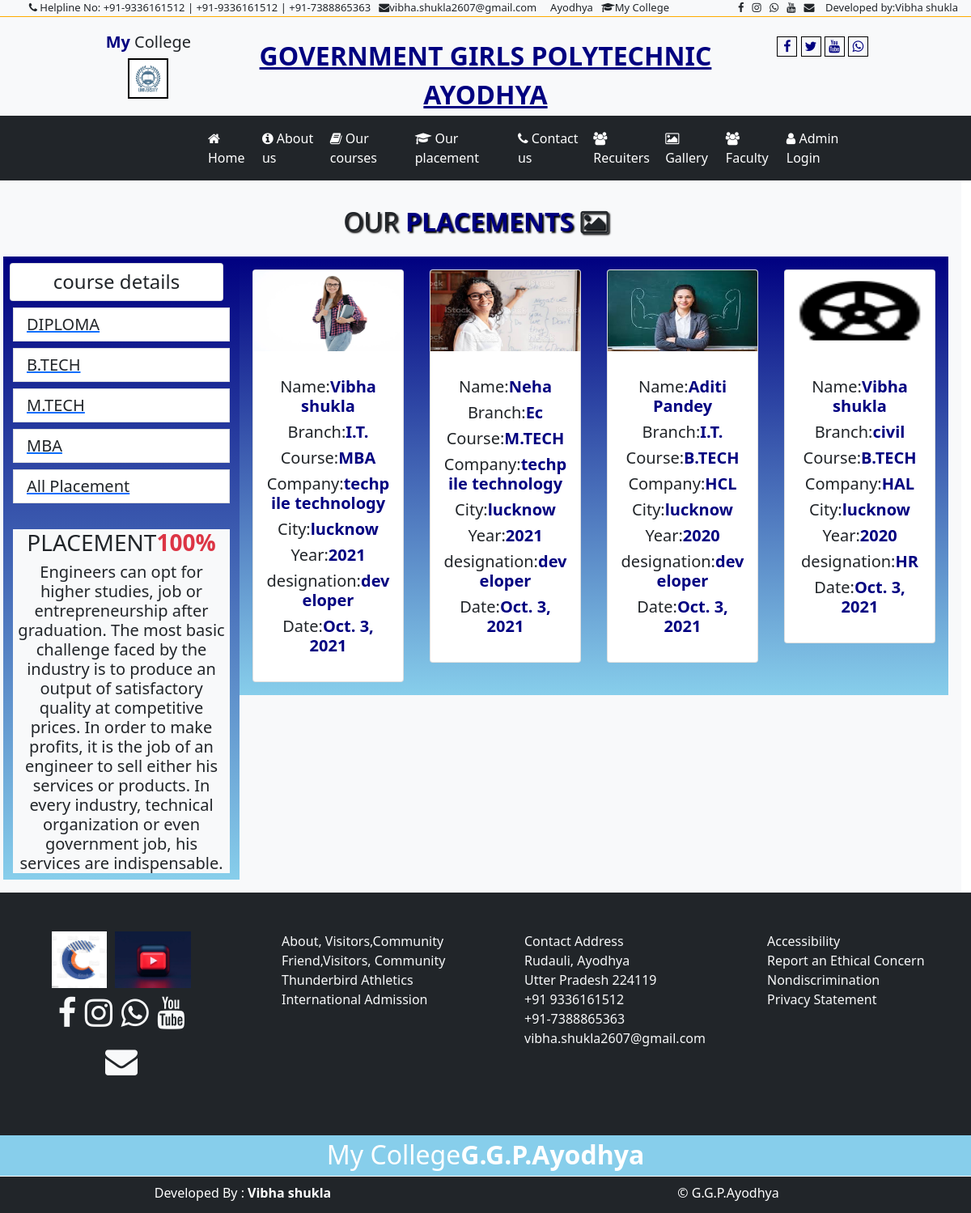
The app's page /user/placement/ with its own data.
### user/models.py (models this page shows)
class courses(models.Model):
    cname=models.CharField(max_length=200)
    cpic=models.ImageField(upload_to='static/courses/',default="")
    cfee=models.CharField(max_length=100)
    cdate=models.DateField()
    def __str__(self):
        return self.cname

class placements(models.Model):
    name=models.CharField(max_length=100)
    pcourse=models.ForeignKey(courses,on_delete=models.CASCADE)
    branch=models.CharField(max_length=80)
    cmpname=models.CharField(max_length=80)
    cmplogo=models.ImageField(upload_to='static/placements/',default="")
    city=models.CharField(max_length=100)
    pyear=models.CharField(max_length=100)
    designation=models.CharField(max_length=100)
    stupic=models.ImageField(upload_to='static/studentpic/',default="")
    pdate=models.DateField()

### user/views.py (the view)
# urls.py: path('placement/',views.placement),
def placement(request):
    cdata=courses.objects.all().order_by('-id')
    a=request.GET.get('msg')
    pdata=""
    if a is None:
        pdata=placements.objects.all()
    else:
        pdata=placements.objects.filter(pcourse=a)
    return render(request,'user/placement.html',{"course":cdata,"placement":pdata})

### templates/user/placement.html (shortened to what this page needs)
  {% extends 'base.html'%}
 {% load static %}
 {% block content %}
  <div class="row p-3 bg-light">
      <div class="h2 text-center p-3" style="text-shadow:2px 2px 2px black;">OUR <b style="color:navy;">PLACEMENTS</b>
         <i class="fa fa-image"></i></div>
      <div class="col-sm-3 s">
          <div class="row ">
              <ul class="list-group">
                   <li class="list-group-item text-center h4 m-2">course details</li>
              </ul>
                  {% if course %}
                  {% for x in course %}
              <a href="/user/placement?msg={{x.id}}"><li class="list-group-item h5">{{x.cname}}</li></a>
                  {% endfor %}
                  {% endif %}
               <a href="/user/placement/"><li class="list-group-item h5">All Placement</li></a>
          </div>
          <div class="bg-light mt-4">
              <p class="h3 text-center">PLACEMENT<b class="text-danger">100%</b></p>
              <p class="h5 text-center">
                  Engineers can opt for higher studies, job or entrepreneurship after graduation.
                  The most basic challenge faced by the industry is to produce an output of satisfactory
                  quality at competitive prices. In order to make profits, it is the job of an engineer to
                  sell either his services or products. In every industry, technical organization or even
                  government job, his services are indispensable.
              </p>
          </div>
      </div>
      <div class="col-sm-9">
          <div class="row">
              {% if placement %}
              {% for x in placement %}
              <div class="col-sm-3 p-3 s">
                  <div class="card w-100">
  <img src="/{{x.stupic}}" class="card-img-top" style="height:100px;" alt="...">
  <div class="card-body">
      <p class="card-text text-center">
      <h5 class="fs-5 text-center">Name:<b style="color:navy">{{x.name}}</b></h5>
      <h5 class="text-dark text-center">Branch:<b style="color:navy">{{x.branch}}</b></h5>
      <h5 class="text-dark text-center">Course:<b style="color:navy">{{x.pcourse}}</b></h5>
      <h5 class="text-dark text-center">Company:<b style="color:navy">{{x.cmpname}}</b></h5>
      <h5 class="text-dark text-center">City:<b style="color:navy">{{x.city}}</b></h5>
      <h5 class="text-dark text-center">Year:<b style="color:navy">{{x.pyear}}</b></h5>
      <h5 class="text-dark text-center">designation:<b style="color:navy">{{x.designation}}</b></h5>
      <h5 class="text-dark text-center">Date:<b style="color:navy">{{x.pdate}}</b></h5>
      </p>
  </div>
</div>
              </div>
              {% endfor %}
              {% endif %}
          </div>
      </div>
  </div>
 {% endblock %}

### templates/base.html (shortened to what this page needs)
<!DOCTYPE html>
{% load static %}
<html lang="en">
<head>
    <link href="{% static 'css/bootstrap.css' %}" rel="stylesheet"/>
    <link href="{% static 'css/font-awesome.css'%}" rel="stylesheet"/>
</head>
<body>
<div class="container-fluid outer">
    <div class="row bg-light" style="font-size:13px;">
        <div class="col-sm-9" style="min-height:10px; " >&nbsp;&nbsp;&nbsp;&nbsp;&nbsp;&nbsp;&nbsp;<i class="fa fa-phone fa-spin"></i>&nbsp;<a>Helpline No: +91-9336161512 | +91-9336161512 | +91-7388865363 </a>&nbsp;
            <i class="fa fa-envelope "></i>vibha.shukla2607@gmail.com &nbsp;&nbsp;&nbsp;
            Ayodhya  &nbsp;&nbsp;<i class="fa fa-graduation-cap i"></i>My College</div>
            <div class="col-sm-3">
            <i class="fa fa-facebook "></i>&nbsp;&nbsp;
            <i class="fa fa-instagram "></i>&nbsp;&nbsp;
            <i class="fa fa-whatsapp "></i>&nbsp;&nbsp;
            <i class="fa fa-youtube "></i>&nbsp;&nbsp;
            <i class="fa fa-envelope "></i>&nbsp;&nbsp;&nbsp;
                Developed by:Vibha shukla
        </div>
    </div>
    <div class="row header bg-light">
        <div class="col-sm-1"></div>
        <div class="col-sm-10">
            <div class="row">
                <div class="col-sm-2 fs-5 py-3 ">
                    <b style="color:navy;">My</b> College<img src="{% static 'images/u.jpg' %}" style="max-height:50px; border:2px solid black; margin:5px;"/>
                </div>
                <div class="col-sm-8 fs-2 pt-4"><b style="color:navy;"><u>GOVERNMENT GIRLS POLYTECHNIC AYODHYA</u></b></div>
                <div class="col-sm-2 py-4">
                    <i class="fa fa-facebook ic"></i>
                    <i class="fa fa-twitter ic"></i>
                    <i class="fa fa-youtube ic"></i>
                    <i class="fa fa-whatsapp ic"></i>
                </div>
            </div>
        </div>
        <div class="col-sm-1"></div>
    </div>
    <div class="row menu bg-dark">
        <div class="col-sm-12">
            <div class="row">
                <div class="col-sm-1"></div>
                <div class="col-sm-10" style="padding-left:10%; margin-left:5px;">
                    <nav class="navbar navbar-expand-lg navbar-light" id="menu">
  <div class="container-fluid">
    <div class="collapse navbar-collapse" id="navbarNavDropdown">
      <ul class="navbar-nav">
        <li class="nav-item " >
          <a class="nav-link active" aria-current="page" href="/user/home">
              <i class="fa fa-home"></i> Home</a>
        </li>
        <li class="nav-item">
          <a class="nav-link" href="/user/about"> <i class="fa fa-info-circle"></i> About us</a>
        </li>
           <li class="nav-item">
          <a class="nav-link" href="/user/courses"> <i class="fa fa-book"></i> Our courses</a>
        </li>
           <li class="nav-item">
          <a class="nav-link" href="/user/placement"> <i class="fa fa-graduation-cap"></i> Our placement</a>
        </li>
           <li class="nav-item">
          <a class="nav-link" href="/user/contactus"><i class="fa fa-phone"></i> Contact us</a>
           </li>
           <li class="nav-item">
          <a class="nav-link" href="/user/recuiters"><i class="fa fa-users"></i> Recuiters</a>
           </li>
          <li class="nav-item">
          <a class="nav-link" href="/user/gallery"><i class="fa fa-image"></i> Gallery</a>
           </li>
           <li class="nav-item">
          <a class="nav-link" href="/user/faculty"><i class="fa fa-users"></i> Faculty</a>
           </li>
          <li class="nav-item">
          <a class="nav-link" href="/admin/"> <i class="fa fa-user"></i> Admin Login</a>
        </li>
      </ul>
    </div>
  </div>
</nav>
                </div>
            </div>
        </div>
    </div>
    <div class="row content light" style="min-height:550px;">
        {% block content %}
        {% endblock %}
    </div>
    <div class="row ufooter">
        <div class="col-sm-3  fs-1 text-light text-center p-5 ">
                    <center><img src="{% static 'images/logo1.jpg' %}" style="max-height:70px;"/>
                        <img src="{% static 'images/logo2.webp' %}" style="max-height:70px;"/>
                        <br/></center>
            <i class="fa fa-facebook "></i>
            <i class="fa fa-instagram "></i>
            <i class="fa fa-whatsapp "></i>
            <i class="fa fa-youtube "></i>
            <i class="fa fa-envelope "></i>
        </div>
        <div class="col-sm-3   text-light p-5">
            About, Visitors,Community<br/>
            Friend,Visitors, Community<br/>
            Thunderbird  Athletics<br/>
            International Admission
        </div>
        <div class="col-sm-3   text-light p-5">
            Contact Address<br/>
            Rudauli, Ayodhya <br/>
            Utter Pradesh 224119<br/>
+91 9336161512<br/>
+91-7388865363<br/>
vibha.shukla2607@gmail.com<br/>
        </div>
        <div class="col-sm-3  text-light p-5">
            Accessibility<br/>
            Report an Ethical Concern<br/>
            Nondiscrimination<br/>
            Privacy Statement
        </div>
    </div>
    <div class="row mid">
        <div class="fs-2 text-center" style="color:white; background:skyblue;">My College<b class="text-skyblue">G.G.P.Ayodhya</b></div>
    </div>
    <div class="row bfooter  text-center py-2">
        <div class="col-sm-6" style="color:white;">Developed By :<b> Vibha shukla</b></div>
        <div class="col-sm-6" style="color:white;">&copy; G.G.P.Ayodhya</div>
    </div>
</div>
</body>
</html>

### templates/user/placement.html (style rules this page uses)
.card { transition:all ease 2s; }
.s { background-image:linear-gradient(navy,skyblue); }

### records on screen
courses: cname "DIPLOMA"
courses: cname "B.TECH"
courses: cname "M.TECH"
courses: cname "MBA"
placements: stupic (picture), name "Vibha shukla", branch "I.T.", pcourse "MBA", cmpname "techpile technology", city "lucknow", pyear "2021", designation "developer", pdate "Oct. 3, 2021"
placements: stupic (picture), name "Neha", branch "Ec", pcourse "M.TECH", cmpname "techpile technology", city "lucknow", pyear "2021", designation "developer", pdate "Oct. 3, 2021"
placements: stupic (picture), name "Aditi Pandey", branch "I.T.", pcourse "B.TECH", cmpname "HCL", city "lucknow", pyear "2020", designation "developer", pdate "Oct. 3, 2021"
placements: stupic (picture), name "Vibha shukla", branch "civil", pcourse "B.TECH", cmpname "HAL", city "lucknow", pyear "2020", designation "HR", pdate "Oct. 3, 2021"
